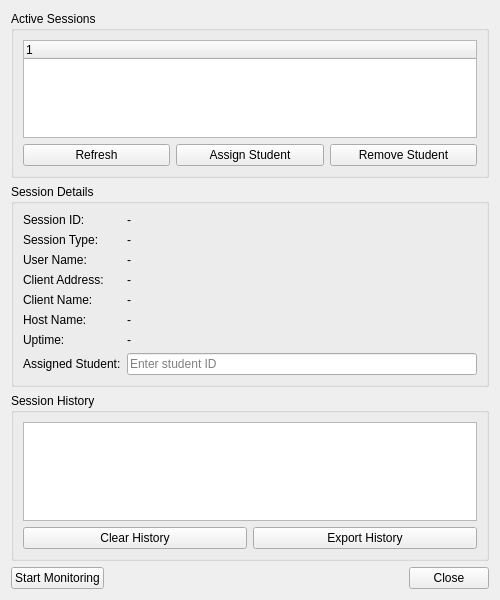
<?xml version="1.0" encoding="UTF-8"?>
<ui version="4.0">
 <class>ClassWatchSessionPanel</class>
 <widget class="QWidget" name="ClassWatchSessionPanel">
  <property name="geometry">
   <rect>
    <x>0</x>
    <y>0</y>
    <width>500</width>
    <height>600</height>
   </rect>
  </property>
  <property name="windowTitle">
   <string>ClassWatch Sessions</string>
  </property>
  <layout class="QVBoxLayout" name="mainLayout">
   <item>
    <widget class="QGroupBox" name="sessionListGroup">
     <property name="title">
      <string>Active Sessions</string>
     </property>
     <layout class="QVBoxLayout" name="sessionListLayout">
      <item>
       <widget class="QTreeWidget" name="sessionTreeWidget">
        <property name="headerLabels">
         <stringlist>
          <string>Session ID</string>
          <string>Type</string>
          <string>User</string>
          <string>Student</string>
          <string>Uptime</string>
          <string>Status</string>
         </stringlist>
        </property>
        <property name="rootIsDecorated">
         <bool>false</bool>
        </property>
        <property name="uniformRowHeights">
         <bool>true</bool>
        </property>
        <property name="alternatingRowColors">
         <bool>true</bool>
        </property>
       </widget>
      </item>
      <item>
       <layout class="QHBoxLayout" name="sessionListButtonsLayout">
        <item>
         <widget class="QPushButton" name="refreshButton">
          <property name="text">
           <string>Refresh</string>
          </property>
         </widget>
        </item>
        <item>
         <widget class="QPushButton" name="assignStudentButton">
          <property name="text">
           <string>Assign Student</string>
          </property>
         </widget>
        </item>
        <item>
         <widget class="QPushButton" name="removeStudentButton">
          <property name="text">
           <string>Remove Student</string>
          </property>
         </widget>
        </item>
       </layout>
      </item>
     </layout>
    </widget>
   </item>
   <item>
    <widget class="QGroupBox" name="sessionDetailsGroup">
     <property name="title">
      <string>Session Details</string>
     </property>
     <layout class="QFormLayout" name="sessionDetailsLayout">
      <item row="0" column="0">
       <widget class="QLabel" name="sessionIdLabel">
        <property name="text">
         <string>Session ID:</string>
        </property>
       </widget>
      </item>
      <item row="0" column="1">
       <widget class="QLabel" name="sessionIdValue">
        <property name="text">
         <string>-</string>
        </property>
       </widget>
      </item>
      <item row="1" column="0">
       <widget class="QLabel" name="sessionTypeLabel">
        <property name="text">
         <string>Session Type:</string>
        </property>
       </widget>
      </item>
      <item row="1" column="1">
       <widget class="QLabel" name="sessionTypeValue">
        <property name="text">
         <string>-</string>
        </property>
       </widget>
      </item>
      <item row="2" column="0">
       <widget class="QLabel" name="userNameLabel">
        <property name="text">
         <string>User Name:</string>
        </property>
       </widget>
      </item>
      <item row="2" column="1">
       <widget class="QLabel" name="userNameValue">
        <property name="text">
         <string>-</string>
        </property>
       </widget>
      </item>
      <item row="3" column="0">
       <widget class="QLabel" name="clientAddressLabel">
        <property name="text">
         <string>Client Address:</string>
        </property>
       </widget>
      </item>
      <item row="3" column="1">
       <widget class="QLabel" name="clientAddressValue">
        <property name="text">
         <string>-</string>
        </property>
       </widget>
      </item>
      <item row="4" column="0">
       <widget class="QLabel" name="clientNameLabel">
        <property name="text">
         <string>Client Name:</string>
        </property>
       </widget>
      </item>
      <item row="4" column="1">
       <widget class="QLabel" name="clientNameValue">
        <property name="text">
         <string>-</string>
        </property>
       </widget>
      </item>
      <item row="5" column="0">
       <widget class="QLabel" name="hostNameLabel">
        <property name="text">
         <string>Host Name:</string>
        </property>
       </widget>
      </item>
      <item row="5" column="1">
       <widget class="QLabel" name="hostNameValue">
        <property name="text">
         <string>-</string>
        </property>
       </widget>
      </item>
      <item row="6" column="0">
       <widget class="QLabel" name="uptimeLabel">
        <property name="text">
         <string>Uptime:</string>
        </property>
       </widget>
      </item>
      <item row="6" column="1">
       <widget class="QLabel" name="uptimeValue">
        <property name="text">
         <string>-</string>
        </property>
       </widget>
      </item>
      <item row="7" column="0">
       <widget class="QLabel" name="assignedStudentLabel">
        <property name="text">
         <string>Assigned Student:</string>
        </property>
       </widget>
      </item>
      <item row="7" column="1">
       <widget class="QLineEdit" name="assignedStudentEdit">
        <property name="placeholderText">
         <string>Enter student ID</string>
        </property>
       </widget>
      </item>
     </layout>
    </widget>
   </item>
   <item>
    <widget class="QGroupBox" name="sessionHistoryGroup">
     <property name="title">
      <string>Session History</string>
     </property>
     <layout class="QVBoxLayout" name="sessionHistoryLayout">
      <item>
       <widget class="QListWidget" name="sessionHistoryList">
        <property name="alternatingRowColors">
         <bool>true</bool>
        </property>
       </widget>
      </item>
      <item>
       <layout class="QHBoxLayout" name="historyButtonsLayout">
        <item>
         <widget class="QPushButton" name="clearHistoryButton">
          <property name="text">
           <string>Clear History</string>
          </property>
         </widget>
        </item>
        <item>
         <widget class="QPushButton" name="exportHistoryButton">
          <property name="text">
           <string>Export History</string>
          </property>
         </widget>
        </item>
       </layout>
      </item>
     </layout>
    </widget>
   </item>
   <item>
    <layout class="QHBoxLayout" name="bottomButtonsLayout">
     <item>
      <widget class="QPushButton" name="monitorToggleButton">
       <property name="text">
        <string>Start Monitoring</string>
       </property>
       <property name="checkable">
        <bool>true</bool>
       </property>
      </widget>
     </item>
     <item>
      <spacer name="horizontalSpacer">
       <property name="orientation">
        <enum>Qt::Horizontal</enum>
       </property>
       <property name="sizeHint" stdset="0">
        <size>
         <width>40</width>
         <height>20</height>
        </size>
       </property>
      </spacer>
     </item>
     <item>
      <widget class="QPushButton" name="closeButton">
       <property name="text">
        <string>Close</string>
       </property>
      </widget>
     </item>
    </layout>
   </item>
  </layout>
 </widget>
 <resources/>
 <connections/>
</ui>
